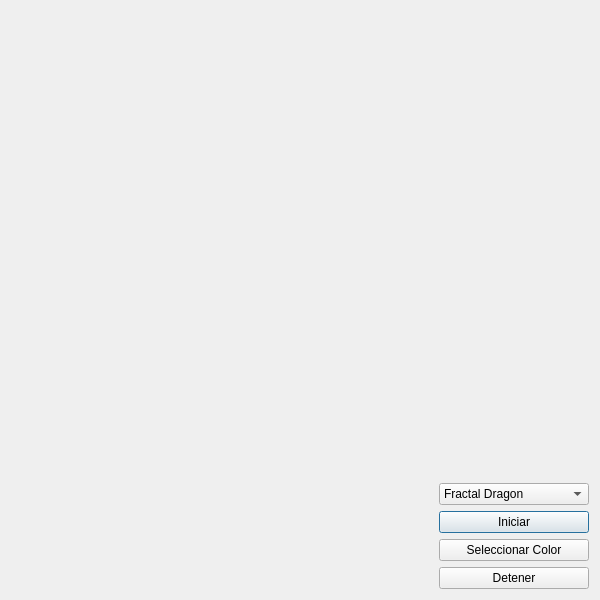
<?xml version="1.0" encoding="UTF-8"?>
<ui version="4.0">
 <class>Dialog</class>
 <widget class="QDialog" name="Dialog">
  <property name="geometry">
   <rect>
    <x>0</x>
    <y>0</y>
    <width>600</width>
    <height>600</height>
   </rect>
  </property>
  <property name="windowTitle">
   <string>Dialog</string>
  </property>
  <layout class="QGridLayout" name="gridLayout">
   <item row="0" column="1">
    <spacer name="verticalSpacer">
     <property name="orientation">
      <enum>Qt::Vertical</enum>
     </property>
     <property name="sizeHint" stdset="0">
      <size>
       <width>20</width>
       <height>517</height>
      </size>
     </property>
    </spacer>
   </item>
   <item row="1" column="1">
    <layout class="QVBoxLayout" name="verticalLayout">
     <item>
      <widget class="QComboBox" name="comboBox">
       <item>
        <property name="text">
         <string>Fractal Dragon</string>
        </property>
       </item>
       <item>
        <property name="text">
         <string>Fractal Arabesco</string>
        </property>
       </item>
       <item>
        <property name="text">
         <string>Fractal Curva de Koch</string>
        </property>
       </item>
       <item>
        <property name="text">
         <string>Fractal Sierpinski</string>
        </property>
       </item>
       <item>
        <property name="text">
         <string>Fractal de Malthus</string>
        </property>
       </item>
       <item>
        <property name="text">
         <string>Curva de Henon</string>
        </property>
       </item>
       <item>
        <property name="text">
         <string>Maldelbrot</string>
        </property>
       </item>
      </widget>
     </item>
     <item>
      <widget class="QPushButton" name="pushButton_2">
       <property name="text">
        <string>Iniciar</string>
       </property>
      </widget>
     </item>
     <item>
      <widget class="QPushButton" name="pushButton_3">
       <property name="text">
        <string>Seleccionar Color</string>
       </property>
      </widget>
     </item>
     <item>
      <widget class="QPushButton" name="pushButton">
       <property name="text">
        <string>Detener</string>
       </property>
      </widget>
     </item>
    </layout>
   </item>
   <item row="1" column="0">
    <spacer name="horizontalSpacer">
     <property name="orientation">
      <enum>Qt::Horizontal</enum>
     </property>
     <property name="sizeHint" stdset="0">
      <size>
       <width>382</width>
       <height>20</height>
      </size>
     </property>
    </spacer>
   </item>
  </layout>
 </widget>
 <resources/>
 <connections/>
</ui>
